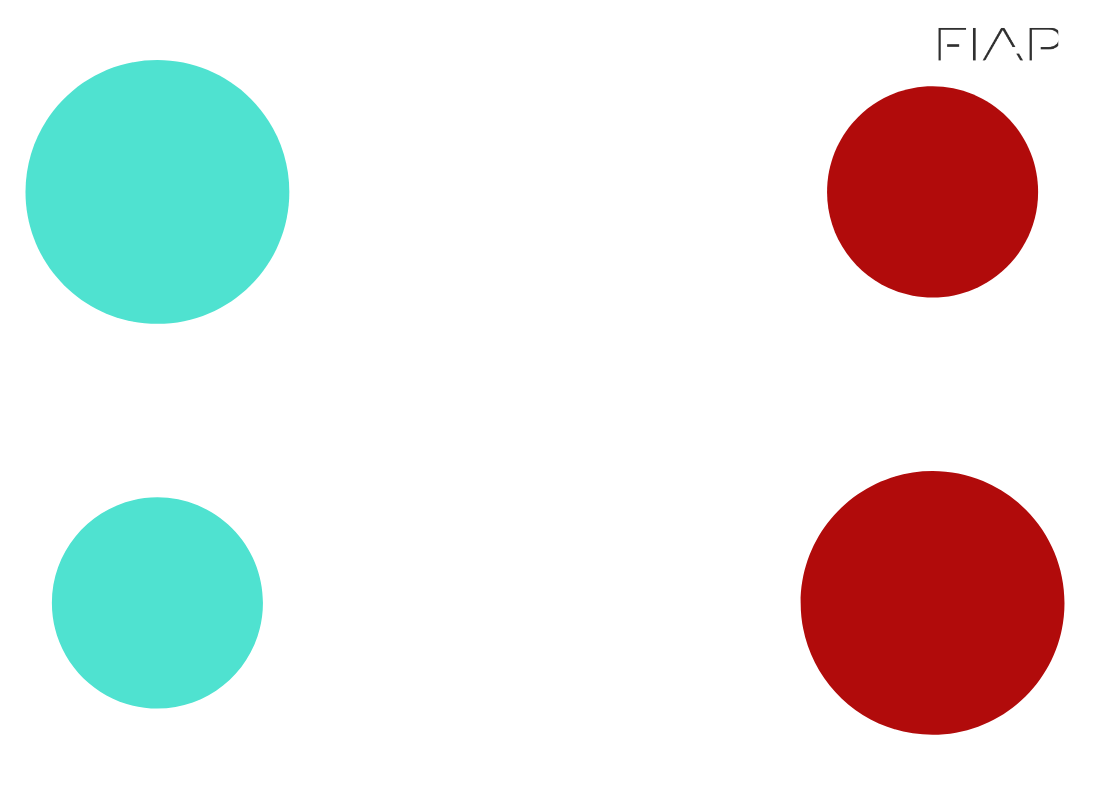
#> input picture circulos.png, 1093 x 812 px, given in place of the camera
$ python emulatecla.py
#> lines starting #> are read from the running program, lines starting #| are printed output that depends on the picture; after the words box and inside, x2 and y2 are one past the last pixel; in counts of white or black regions, pixels touching at a corner belong together
#> further down, frame is the input picture: shape (812, 1093, 3); mean B, G, R 225.5, 227.3, 229.2
#!/usr/bin/python
# -*- coding: utf-8 -*-

# Programa simples com camera webcam e opencv que emula precionamento de teclas

import cv2
import os,sys, os.path
import numpy as np

#importes para emular precionamento de teclas
from pynput.keyboard import Key, Controller
import pynput
import time
import random

keys = [
    #Key.up,                                 # UP
    #Key.down,                               # DOWN
    #Key.left,                               # LEFT
    #Key.right,                              # RIGHT
    pynput.keyboard.KeyCode.from_char('S'),  # A
    pynput.keyboard.KeyCode.from_char('W'),  # B
    pynput.keyboard.KeyCode.from_char('a'),  # X
    #Key.enter,                              # START
    #Key.shift_r,                            # SELECT
]


#Inicializa o controle
keyboard = Controller()


#filtro baixo
image_lower_hsv1 = np.array([90,150,150])
image_upper_hsv1 = np.array([125,255,255])
#filtro alto
image_lower_hsv2 = np.array([0,130,190])
image_upper_hsv2 = np.array([10,205,255])


def filtro_de_cor(img_bgr, low_hsv, high_hsv):
    """ retorna a imagem filtrada"""
    img = cv2.cvtColor(img_bgr,cv2.COLOR_BGR2HSV)
#> img: shape (812, 1093, 3); mean H, S, V 8.8, 40.9, 244.1
    mask = cv2.inRange(img, low_hsv, high_hsv)
#> mask: shape (812, 1093); every value is 0
    return mask

def mascara_or(mask1, mask2):

    """ retorna a mascara or"""
    mask = cv2.bitwise_or(mask1, mask2)
    return mask

def mascara_and(mask1, mask2):
     """ retorna a mascara and"""
     mask = cv2.bitwise_and(mask1, mask2)

     return mask

def desenha_cruz(img, cX,cY, size, color):
     """ faz a cruz no ponto cx cy"""
     cv2.line(img,(cX - size,cY),(cX + size,cY),color,5)
     cv2.line(img,(cX,cY - size),(cX, cY + size),color,5)

def escreve_texto(img, text, origem, color):
     """ faz a cruz no ponto cx cy"""

     font = cv2.FONT_HERSHEY_SIMPLEX

     cv2.putText(img, str(text), origem, font,1,color,2,cv2.LINE_AA)


def image_da_webcam(img):
    """
    ->>> !!!! FECHE A JANELA COM A TECLA ESC !!!! <<<<-
        deve receber a imagem da camera e retornar uma imagems filtrada.
    """
    mask_hsv1 = filtro_de_cor(img, image_lower_hsv1, image_upper_hsv1)
    mask_hsv2 = filtro_de_cor(img, image_lower_hsv2, image_upper_hsv2)
#> in filtro_de_cor (call 2), `mask = cv2.inRange(img, low_hsv, high_hsv)`:
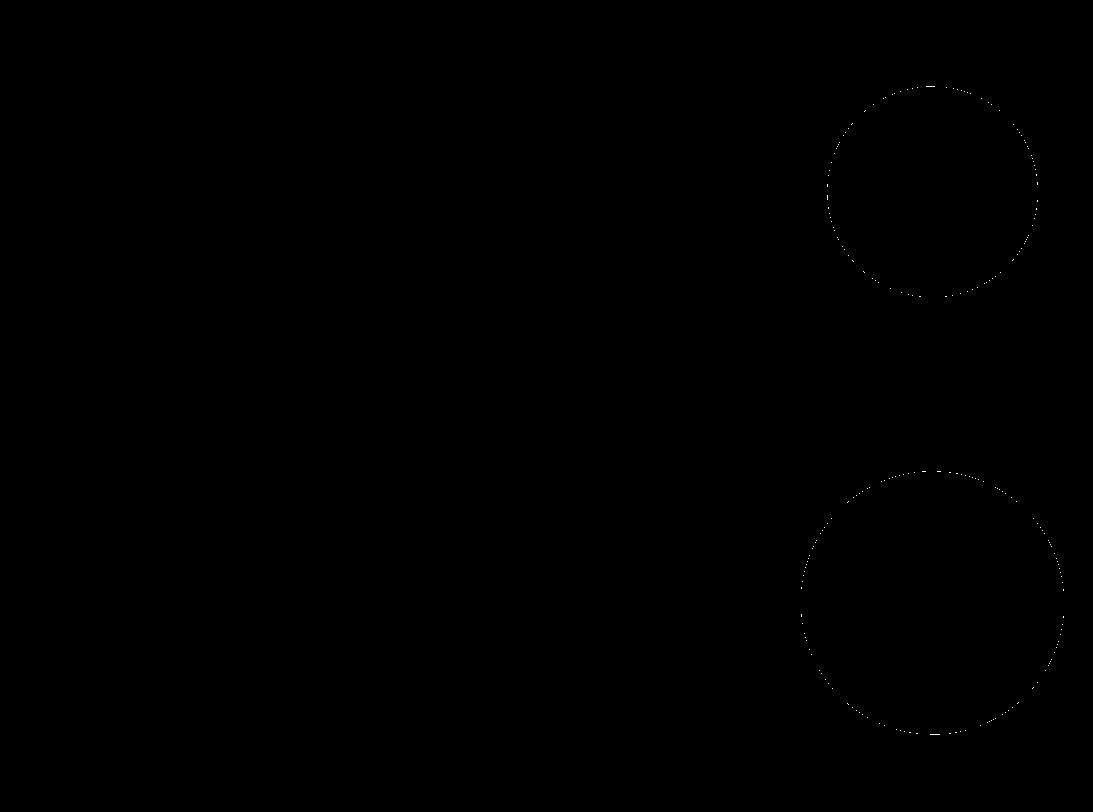
#> mask: shape (812, 1093); 0.03% white in thin lines or dots, all inside (x1, y1, x2, y2) = (801, 86, 1064, 735)

    mask_hsv = mascara_or(mask_hsv1, mask_hsv2)

    contornos, _ = cv2.findContours(mask_hsv1, cv2.RETR_TREE, cv2.CHAIN_APPROX_SIMPLE)
#> contornos = []

    mask_rgb = cv2.cvtColor(mask_hsv1, cv2.COLOR_GRAY2RGB)
#> mask_rgb: shape (812, 1093, 3); every value is 0
    contornos_img = mask_rgb.copy()

    maior = None
    maior_area = 0
    for c in contornos:
        area = cv2.contourArea(c)

        if area > maior_area:
            maior_area = area
            maior = c
#> this loop made 0 passes
#> after the loop, maior_area = 0

    escreve_texto(contornos_img, maior_area, (250,250), (255,255,0))

    M = cv2.moments(maior)
#> M = moments, m00 0

    # Verifica se existe alguma para calcular, se sim calcula e exibe no display
    if M["m00"] != 0:
        cX = int(M["m10"] / M["m00"])
        cY = int(M["m01"] / M["m00"])

        cv2.drawContours(contornos_img, [maior], -1, [255, 0, 0], 5)

        #faz a cruz no centro de massa
        desenha_cruz(contornos_img, cX,cY, 20, (0,0,255))


        # Para escrever vamos definir uma fonte
        texto = cY , cX
        origem = (0,50)
        escreve_texto(contornos_img, texto, origem, (0,255,0))

    else:
    # se não existe nada para segmentar
        cX, cY = 0, 0
        # Para escrever vamos definir uma fonte
        texto = ' '
        origem = (0,50)
        escreve_texto(contornos_img, texto, origem, (0,0,255))


    if cX >=375:
        #escreve no teclado
        texto = 'Direita W'
        origem = (200,50)
        escreve_texto(contornos_img, texto, origem, (0,0,255))
        print('Tecla: ', keys[1])
        keyboard.press(keys[1])
        time.sleep(0.1)
        keyboard.release(keys[1])
    elif cX >=125:
        #escreve no teclado
        texto = 'Centro A'
        origem = (200,50)
        escreve_texto(contornos_img, texto, origem, (0,0,255))
        print('Tecla: ', keys[2])
        keyboard.press(keys[2])
        time.sleep(0.1)
        keyboard.release(keys[2])
    elif cX <= 10:
        texto = 'Muito longe nao escreve'
        origem = (200,50)
        escreve_texto(contornos_img, texto, origem, (0,0,255))
#> call 3 of escreve_texto, with text = 'Muito longe nao escreve', origem = (200, 50), color = (0, 0, 255)
#> in escreve_texto (call 3), `cv2.putText(img, str(text), origem, font,1,color,2,cv2.LINE_AA)`:
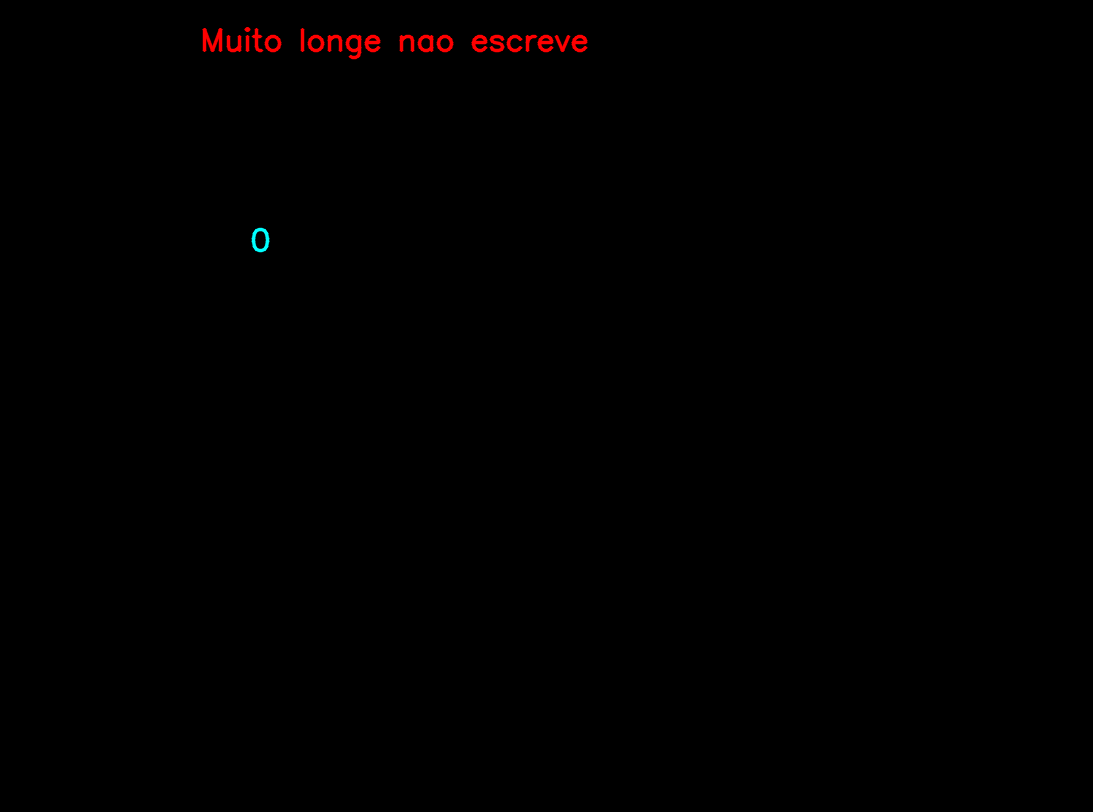
#> img: shape (812, 1093, 3); mean B, G, R 0.1, 0.1, 0.8
    else:
        texto = 'Esquerda S'
        origem = (200,50)
        escreve_texto(contornos_img, texto, origem, (0,0,255))
        print('Tecla: ', keys[0])
        keyboard.press(keys[0])
        time.sleep(0.1)
        keyboard.release(keys[0])

    return contornos_img

cv2.namedWindow("preview")
# define a entrada de video para webcam
vc = cv2.VideoCapture(0)

#vc = cv2.VideoCapture("video.mp4") # para ler um video mp4

#configura o tamanho da janela
vc.set(cv2.CAP_PROP_FRAME_WIDTH, 640)
vc.set(cv2.CAP_PROP_FRAME_HEIGHT, 480)

if vc.isOpened(): # try to get the first frame
    rval, frame = vc.read()
else:
    rval = False

while rval:

    img = image_da_webcam(frame) # passa o frame para a função imagem_da_webcam e recebe em img imagem tratada


    cv2.imshow("preview", img)
    cv2.imshow("original", frame)
    rval, frame = vc.read()
    key = cv2.waitKey(20)
#> (key Esc is pressed here)
    if key == 27: # exit on ESC
        break

cv2.destroyWindow("preview")
vc.release()
